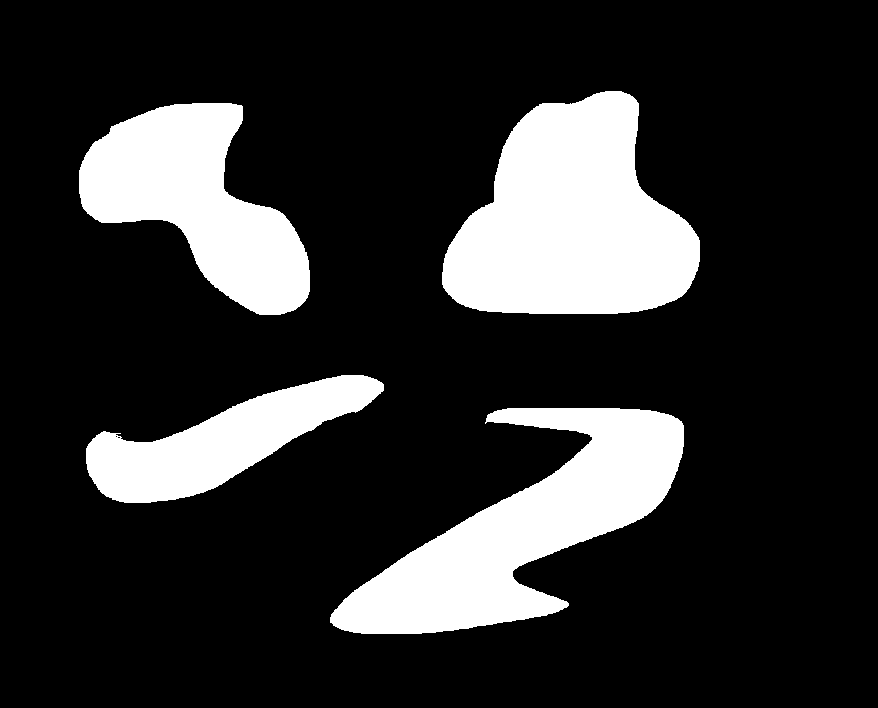
#> input picture Geometric Properties Binary Images/BinaryImage4.bmp, 878 x 708 px, found by its file name
$ python 'Multiobject BinaryImage Detection.py'
#> lines starting #> are read from the running program, lines starting #| are printed output that depends on the picture; after the words box and inside, x2 and y2 are one past the last pixel; in counts of white or black regions, pixels touching at a corner belong together
# -*- coding: utf-8 -*-
"""
Created on Thu Dec 23 23:22:34 2021

@author: otz55
"""

#video url
#Segmenting Binary Images | Binary Images
#https://www.youtube.com/watch?v=2ckNxEwF5YU&list=PL2zRqk16wsdr9X5rgF-d0pkzPdkHZ4KiT&index=17

#A sample code demonstration of binary image segmentation
import matplotlib.pyplot as plt
import numpy as np
from PIL import Image

#A sample class to classify different group
class Group:

    default = None

    val = 0
    size = 0

    def __init__(self, num):
        self.val = num
        self.size = 1

    #get group's characteristics instance
    def getDefault(self, i):
        temp = i
        while temp.default != None:
            temp = temp.default

        return temp

    #check if 2 groups belong to the same group, log(n) performance
    def isSameGroup(self, i):
        return self.getDefault(self) == self.getDefault(i)

    #merge two groups to same group, log(n) performance
    def merge(self, i):
        myDefault = self.getDefault(self)
        iDefault = self.getDefault(i)

        #merge smaller group to larger group
        if myDefault != iDefault:
            if myDefault.size > iDefault.size:
                iDefault.default = myDefault
                myDefault.size += iDefault.size
            else:
                myDefault.default = iDefault
                iDefault.size += myDefault.size


imgArr = np.asarray(Image.open('binaryImage4.bmp')).astype(np.float32)
#> imgArr: shape (708, 878) float32; values 0 (black) and 1 (white), 18.6% white; 4 white regions, box (x1, y1, x2, y2) and area: (442, 91, 700, 314) 39246, (330, 408, 684, 634) 34207, (79, 103, 310, 315) 25839, (86, 375, 384, 503) 16581

#flip image from (height, width) shape to (width, height) shape
imgArr = imgArr.T
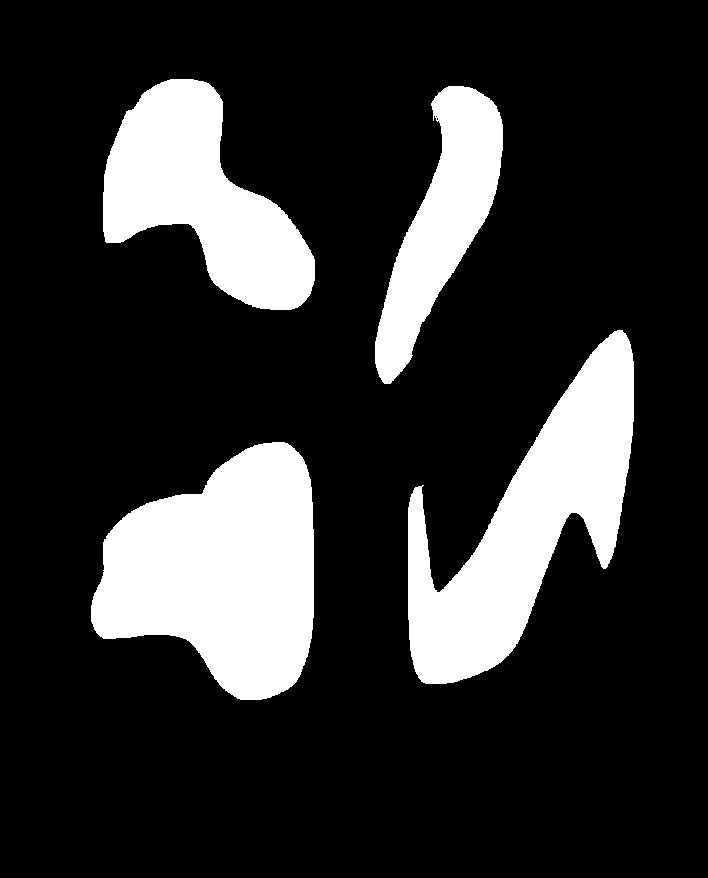
#> imgArr: shape (878, 708) float32; values 0 (black) and 1 (white), 18.6% white; 4 white regions, box (x1, y1, x2, y2) and area: (91, 442, 314, 700) 39246, (408, 330, 634, 684) 34207, (103, 79, 315, 310) 25839, (375, 86, 503, 384) 16581

#label image
#expand width by 1 and height by 1 to avoid out of index problem
segmentationImg = np.zeros((imgArr.shape[0] + 1, imgArr.shape[1] + 1))
counter = 0
labelTable = {}
for y in range(0, imgArr.shape[1]):
    for x in range(0, imgArr.shape[0]):

        #b(x, y) = 1
        if imgArr[x, y] == 1:
            #if left, top and diagonal are unlabelled
            if segmentationImg[x, y] == 0 and segmentationImg[x, y + 1] == 0 and segmentationImg[x + 1, y] == 0:
                segmentationImg[x + 1, y + 1] = counter
                labelTable[counter] = Group(counter)
                counter += 1

            #if diagonal is labelled
            elif segmentationImg[x, y] != 0:
                segmentationImg[x + 1, y + 1] = segmentationImg[x, y]

            #if top and left are labelled, then top and left are equivalence
            elif segmentationImg[x, y + 1] != 0 and segmentationImg[x + 1, y] != 0 and segmentationImg[x, y + 1] != segmentationImg[x + 1, y]:

                #merge two groups
                if not labelTable[segmentationImg[x, y + 1]].isSameGroup(labelTable[segmentationImg[x + 1, y]]):
                    labelTable[segmentationImg[x, y + 1]].merge(labelTable[segmentationImg[x + 1, y]])

                segmentationImg[x + 1, y + 1] = segmentationImg[x, y + 1]

            #if top is labelled, then label b(x, y) as same as top
            elif segmentationImg[x + 1, y] != 0:
                segmentationImg[x + 1, y + 1] = segmentationImg[x + 1, y]

            #if left is labelled, then label b(x, y) as same as left
            elif segmentationImg[x, y + 1] != 0:
                segmentationImg[x + 1, y + 1] = segmentationImg[x, y + 1]
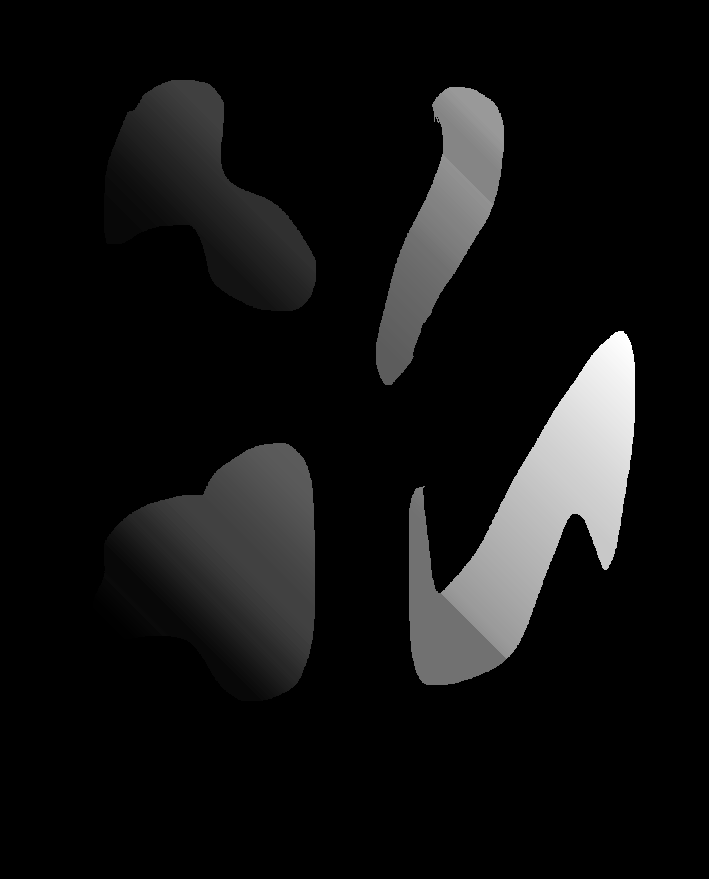
#> segmentationImg: shape (879, 709) float64; min 0, max 398, mean 27.4; drawn with min black and max white
#> after the loop, counter = 399

#define group dictionary
counter = 0
labelDict = {}

for key, group in labelTable.items():
    labelDict[key] = group.getDefault(group).val
    print(labelDict[key], key)

#re-assign values
for y in range(1, imgArr.shape[1]):
    for x in range(1, imgArr.shape[0]):
        if segmentationImg[x, y]!= 0:
            segmentationImg[x, y] = labelDict[segmentationImg[x, y]]
        else:
            segmentationImg[x, y] = 255
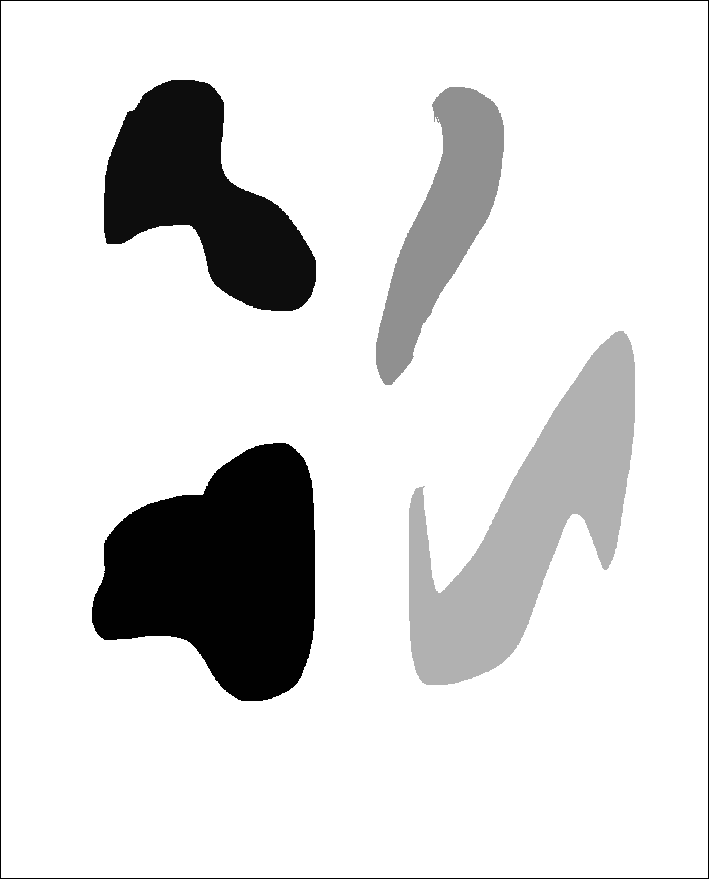
#> segmentationImg: shape (879, 709) float64; min 0, max 255, mean 220.4


plt.imshow(segmentationImg)
plt.show()
plt.imshow(imgArr)
plt.show()

$ run again, with Geometric Properties Binary Images/binaryImage2.bmp copied over Geometric Properties Binary Images/BinaryImage4.bmp
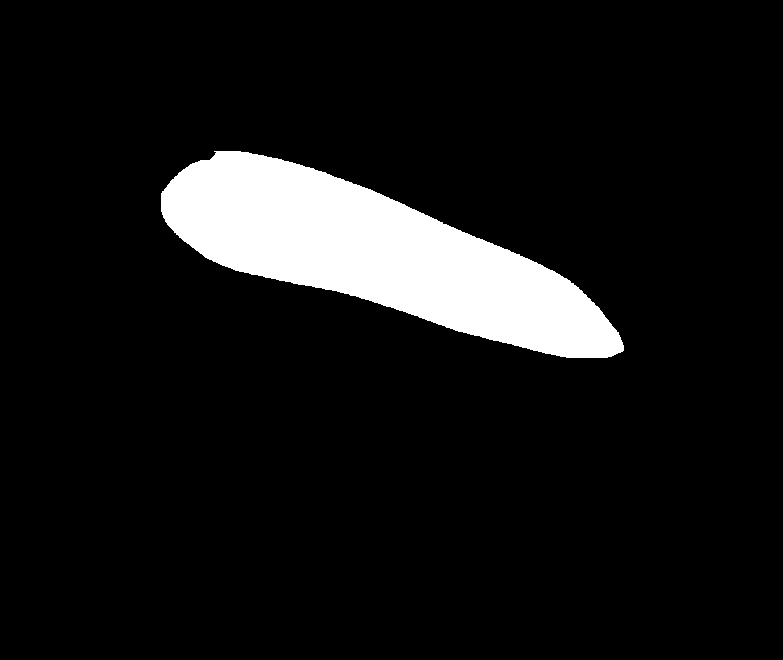
#> input picture Geometric Properties Binary Images/binaryImage2.bmp, 783 x 660 px, found by its file name
#> after the loop `for y in range(0, imgArr.shape[1]):`:
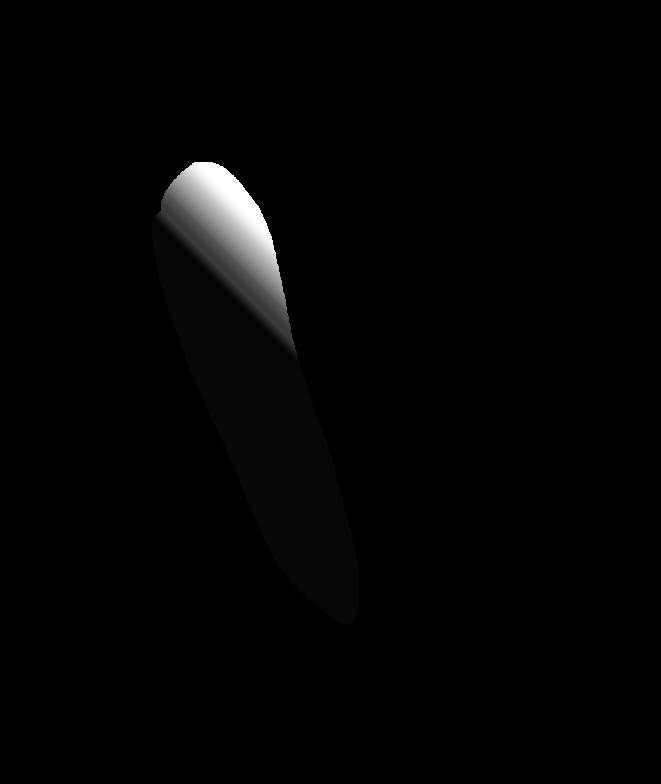
#> segmentationImg: shape (784, 661) float64; min 0, max 35, mean 0.5; drawn with min black and max white
#> after the loop `for y in range(1, imgArr.shape[1]):`:
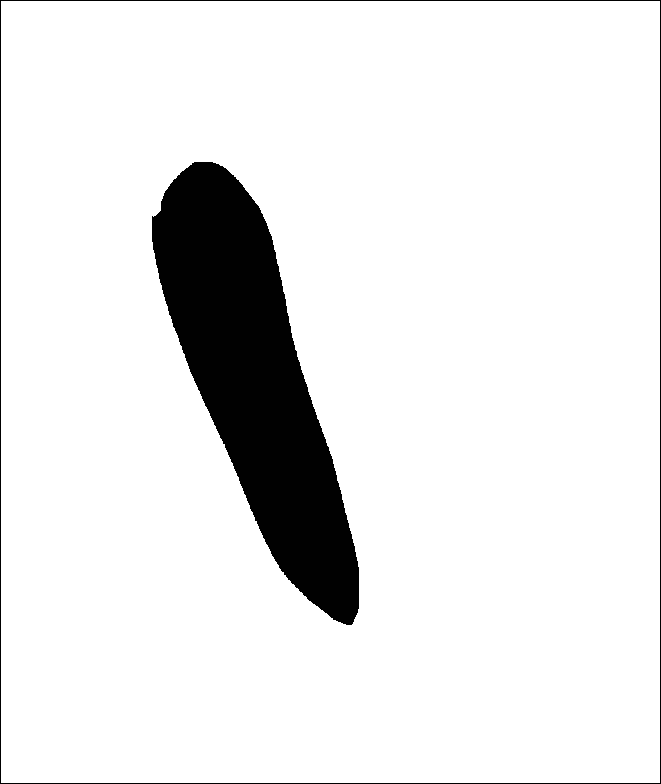
#> segmentationImg: shape (784, 661) float64; min 0, max 255, mean 231.8

$ run again, with Geometric Properties Binary Images/binaryImage3.bmp copied over Geometric Properties Binary Images/BinaryImage4.bmp
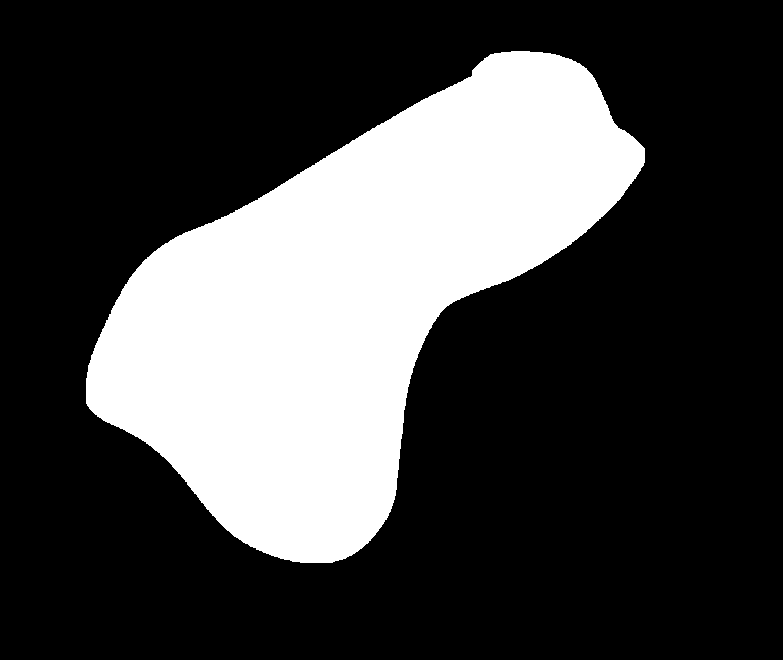
#> input picture Geometric Properties Binary Images/binaryImage3.bmp, 783 x 660 px, found by its file name
#> after the loop `for y in range(0, imgArr.shape[1]):`:
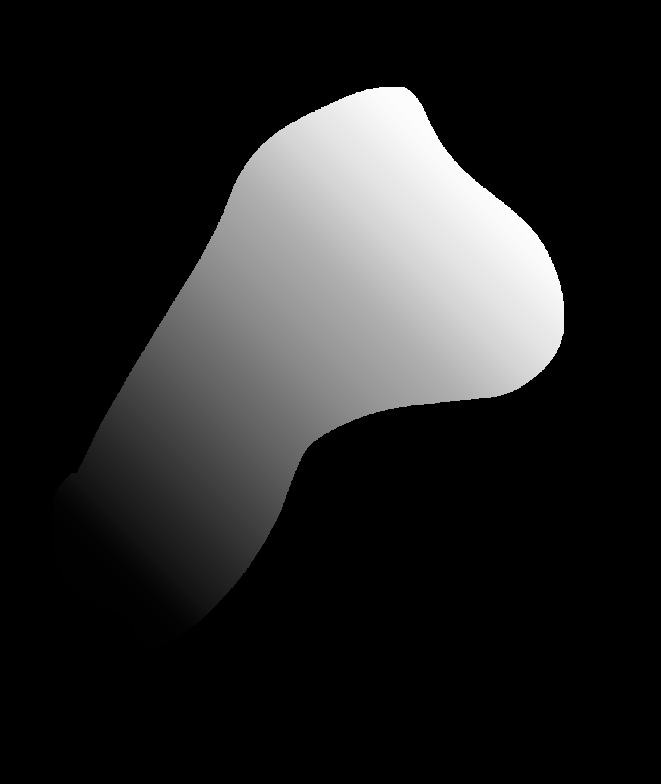
#> segmentationImg: shape (784, 661) float64; min 0, max 252, mean 37.9
#> after the loop `for y in range(1, imgArr.shape[1]):`:
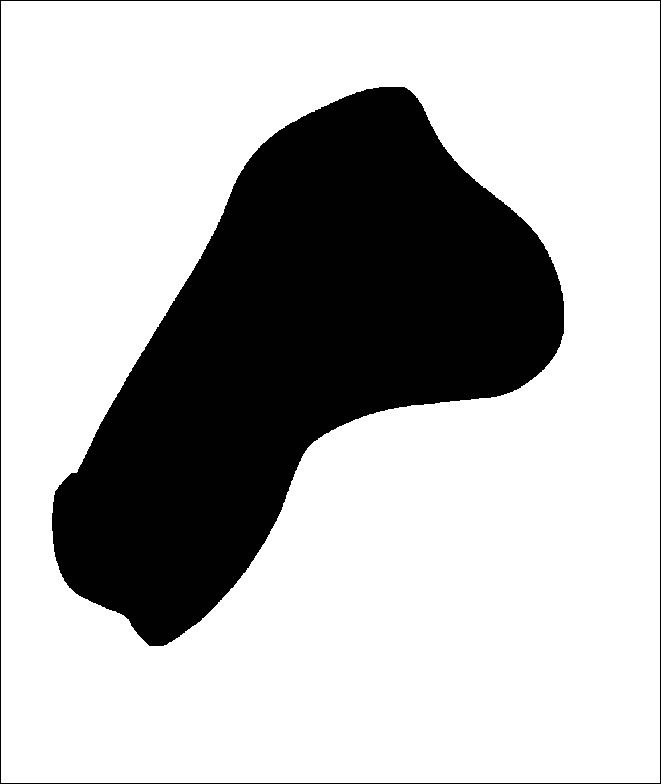
#> segmentationImg: shape (784, 661) float64; min 0, max 255, mean 184.8
